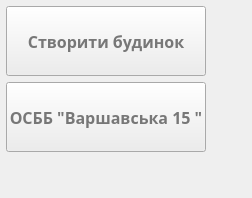
         <widget class="QWidget" name="page">
          <layout class="QGridLayout" name="gridLayout_2">
           <property name="leftMargin">
            <number>0</number>
           </property>
           <property name="topMargin">
            <number>0</number>
           </property>
           <property name="rightMargin">
            <number>0</number>
           </property>
           <property name="bottomMargin">
            <number>0</number>
           </property>
           <property name="spacing">
            <number>0</number>
           </property>
           <item row="0" column="0">
            <widget class="QWidget" name="widget_2" native="true">
             <property name="styleSheet">
              <string notr="true">#widget_2 QPushButton:hover {
	background-color: #286465;
	color: #fff;
	}

#widget_2 QPushButton:active {
	position:relative;
	top:1px;
	}

#widget_2 QPushButton {
	box-shadow:inset 0px 1px 0px 0px #ffffff;
	background-color:#ededed;
	/* border:1px solid #dcdcdc;*/
	display:inline-block;
	cursor:pointer;
	color:#777777;
	font: 75 12pt &quot;Century Gothic&quot;;
	font-weight:bold;
	text-decoration:none;
	text-shadow:0px 3px 0px #ffffff;
}</string>
             </property>
             <layout class="QGridLayout" name="gridLayout_9">
              <property name="leftMargin">
               <number>6</number>
              </property>
              <property name="topMargin">
               <number>6</number>
              </property>
              <property name="rightMargin">
               <number>6</number>
              </property>
              <property name="bottomMargin">
               <number>6</number>
              </property>
              <property name="spacing">
               <number>6</number>
              </property>
              <item row="1" column="0">
               <widget class="QPushButton" name="open_unit_btn">
                <property name="minimumSize">
                 <size>
                  <width>200</width>
                  <height>70</height>
                 </size>
                </property>
                <property name="maximumSize">
                 <size>
                  <width>200</width>
                  <height>70</height>
                 </size>
                </property>
                <property name="font">
                 <font>
                  <family>Century Gothic</family>
                  <pointsize>12</pointsize>
                  <weight>75</weight>
                  <italic>false</italic>
                  <bold>true</bold>
                  <underline>false</underline>
                  <strikeout>false</strikeout>
                 </font>
                </property>
                <property name="styleSheet">
                 <string notr="true"/>
                </property>
                <property name="text">
                 <string>ОСББ &quot;Варшавська 15 &quot;</string>
                </property>
               </widget>
              </item>
              <item row="0" column="1">
               <spacer name="horizontalSpacer_4">
                <property name="orientation">
                 <enum>Qt::Horizontal</enum>
                </property>
                <property name="sizeHint" stdset="0">
                 <size>
                  <width>40</width>
                  <height>20</height>
                 </size>
                </property>
               </spacer>
              </item>
              <item row="0" column="0">
               <widget class="QPushButton" name="new_unit_btn">
                <property name="minimumSize">
                 <size>
                  <width>200</width>
                  <height>70</height>
                 </size>
                </property>
                <property name="maximumSize">
                 <size>
                  <width>200</width>
                  <height>70</height>
                 </size>
                </property>
                <property name="font">
                 <font>
                  <family>Century Gothic</family>
                  <pointsize>12</pointsize>
                  <weight>75</weight>
                  <italic>false</italic>
                  <bold>true</bold>
                  <underline>false</underline>
                  <strikeout>false</strikeout>
                 </font>
                </property>
                <property name="styleSheet">
                 <string notr="true"/>
                </property>
                <property name="text">
                 <string>Створити будинок</string>
                </property>
               </widget>
              </item>
              <item row="2" column="0">
               <spacer name="verticalSpacer_3">
                <property name="orientation">
                 <enum>Qt::Vertical</enum>
                </property>
                <property name="sizeHint" stdset="0">
                 <size>
                  <width>20</width>
                  <height>40</height>
                 </size>
                </property>
               </spacer>
              </item>
             </layout>
            </widget>
           </item>
          </layout>
         </widget>
